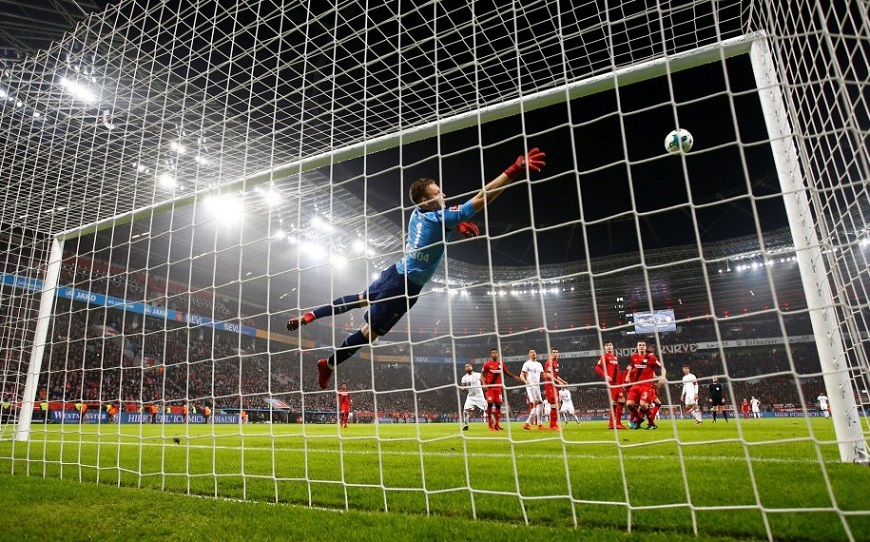
#> input picture Material_TPs/TP2/golazo.jpg, 870 x 542 px, found by its file name
$ jupyter execute --allow-errors TP2_Bruno_Rais.ipynb
#> lines starting #> are read from the running program, lines starting #| are printed output that depends on the picture
[cell 1]
import numpy as np
import cv2 as cv
import matplotlib.pyplot as plt

#### Parte 1

[cell 2]
def create_gauss_filter(h, w, k_size, sigma):
    nucleo_g = cv.getGaussianKernel(ksize=k_size, sigma=sigma)
    kernelGauss = nucleo_g * nucleo_g.T
    nx = (w-k_size)//2
    ny = (h-k_size)//2
    for i in range(0,nx):
        kernelGauss =  np.insert(kernelGauss, 0, np.zeros(k_size), axis =1)
        kernelGauss =  np.insert(kernelGauss, kernelGauss.shape[1], np.zeros(k_size), axis =1)
    if (w-k_size)%2==1:
        kernelGauss =  np.insert(kernelGauss, 0, np.zeros(k_size), axis =1)
    for i in range(0,ny):
        kernelGauss =  np.insert(kernelGauss, 0, np.zeros(kernelGauss.shape[1]), axis = 0)
        kernelGauss =  np.insert(kernelGauss, kernelGauss.shape[0], np.zeros(kernelGauss.shape[1]), axis =0)
    if (h-k_size)%2==1:
        kernelGauss =  np.insert(kernelGauss, 0, np.zeros(kernelGauss.shape[1]), axis = 0)
    gauss_filter_fourier = np.fft.fft2(kernelGauss)
    #gauss_filter_fourier = np.fft.fftshift(gauss_filter_fourier)
    return kernelGauss, gauss_filter_fourier

[cell 3]
img = cv.imread('/Users/brunorais/EspecializacionIA/vision_computadora_I/Material_TPs/TP2/golazo.jpg', cv.IMREAD_GRAYSCALE)
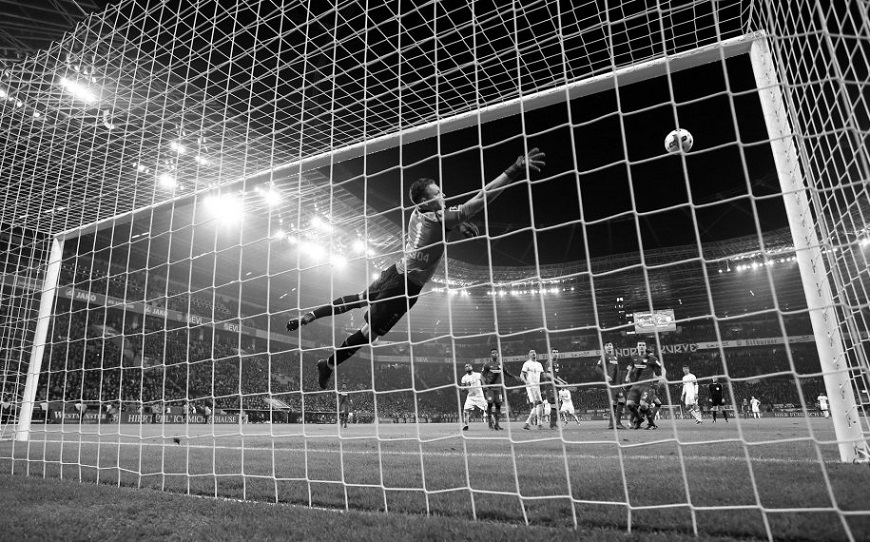
#> img: shape (542, 870); min 0, max 255, mean 94.9
plt.imshow(img, cmap='gray')
plt.show()

[cell 4]
kernel, kernel_tf = create_gauss_filter(img.shape[0],img.shape[1], 400, sigma=2)

plt.figure(figsize=(12,12))
plt.subplot(1,2,1)
plt.axis('off')
plt.title("Kernel Gausiano")
plt.imshow(kernel, cmap='jet')
plt.subplot(1,2,2)
plt.axis('off')
plt.title("FFT del kernel")
tf_shifted = np.fft.fftshift(kernel_tf)
plt.imshow(np.abs(tf_shifted), cmap='jet')
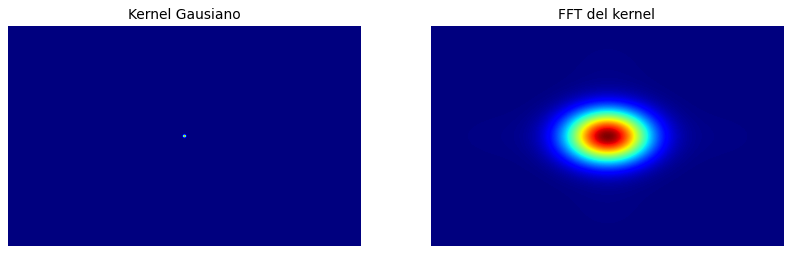
#> figure drawn by matplotlib, 2 panels

[cell 5]
kernel, kernel_tf = create_gauss_filter(img.shape[0],img.shape[1], 200, sigma=2)

plt.figure(figsize=(12,12))
plt.subplot(1,2,1)
plt.axis('off')
plt.title("Kernel Gausiano")
plt.imshow(kernel, cmap='jet')
plt.subplot(1,2,2)
plt.axis('off')
plt.title("FFT del kernel")
tf_shifted = np.fft.fftshift(kernel_tf)
plt.imshow(np.abs(tf_shifted), cmap='jet')

[cell 6]
kernel, kernel_tf = create_gauss_filter(img.shape[0],img.shape[1], 100, sigma=2)

plt.figure(figsize=(12,12))
plt.subplot(1,2,1)
plt.axis('off')
plt.title("Kernel Gausiano")
plt.imshow(kernel, cmap='jet')
plt.subplot(1,2,2)
plt.axis('off')
plt.title("FFT del kernel")
tf_shifted = np.fft.fftshift(kernel_tf)
plt.imshow(np.abs(tf_shifted), cmap='jet')

[cell 7]
kernel, kernel_tf = create_gauss_filter(img.shape[0],img.shape[1], 400, sigma=1)

plt.figure(figsize=(12,12))
plt.subplot(1,2,1)
plt.axis('off')
plt.title("Kernel Gausiano")
plt.imshow(kernel, cmap='jet')
plt.subplot(1,2,2)
plt.axis('off')
plt.title("FFT del kernel")
tf_shifted = np.fft.fftshift(kernel_tf)
plt.imshow(np.abs(tf_shifted), cmap='jet')
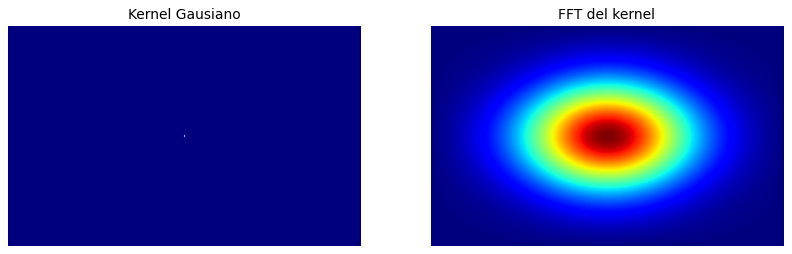
#> figure drawn by matplotlib, 2 panels

[cell 8]
kernel, kernel_tf = create_gauss_filter(img.shape[0],img.shape[1], 200, sigma=1)

plt.figure(figsize=(12,12))
plt.subplot(1,2,1)
plt.axis('off')
plt.title("Kernel Gausiano")
plt.imshow(kernel, cmap='jet')
plt.subplot(1,2,2)
plt.axis('off')
plt.title("FFT del kernel")
tf_shifted = np.fft.fftshift(kernel_tf)
plt.imshow(np.abs(tf_shifted), cmap='jet')

[cell 9]
kernel, kernel_tf = create_gauss_filter(img.shape[0],img.shape[1], 100, sigma=1)

plt.figure(figsize=(12,12))
plt.subplot(1,2,1)
plt.axis('off')
plt.title("Kernel Gausiano")
plt.imshow(kernel, cmap='jet')
plt.subplot(1,2,2)
plt.axis('off')
plt.title("FFT del kernel")
tf_shifted = np.fft.fftshift(kernel_tf)
plt.imshow(np.abs(tf_shifted), cmap='jet')

[cell 10]
kernel, kernel_tf = create_gauss_filter(img.shape[0],img.shape[1], 400, sigma=0.5)

plt.figure(figsize=(12,12))
plt.subplot(1,2,1)
plt.axis('off')
plt.title("Kernel Gausiano")
plt.imshow(kernel, cmap='jet')
plt.subplot(1,2,2)
plt.axis('off')
plt.title("FFT del kernel")
tf_shifted = np.fft.fftshift(kernel_tf)
plt.imshow(np.abs(tf_shifted), cmap='jet')
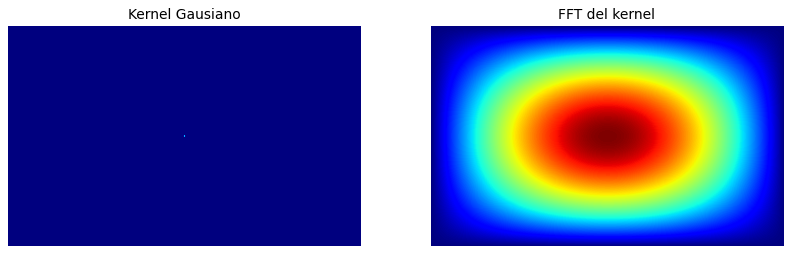
#> figure drawn by matplotlib, 2 panels

[cell 11]
kernel, kernel_tf = create_gauss_filter(img.shape[0],img.shape[1], 200, sigma=0.5)

plt.figure(figsize=(12,12))
plt.subplot(1,2,1)
plt.axis('off')
plt.title("Kernel Gausiano")
plt.imshow(kernel, cmap='jet')
plt.subplot(1,2,2)
plt.axis('off')
plt.title("FFT del kernel")
tf_shifted = np.fft.fftshift(kernel_tf)
plt.imshow(np.abs(tf_shifted), cmap='jet')

[cell 12]
kernel, kernel_tf = create_gauss_filter(img.shape[0],img.shape[1], 100, sigma=0.5)

plt.figure(figsize=(12,12))
plt.subplot(1,2,1)
plt.axis('off')
plt.title("Kernel Gausiano")
plt.imshow(kernel, cmap='jet')
plt.subplot(1,2,2)
plt.axis('off')
plt.title("FFT del kernel")
tf_shifted = np.fft.fftshift(kernel_tf)
plt.imshow(np.abs(tf_shifted), cmap='jet')

#> (a cell that did not finish here is left out)

Ejercicio 2

[cell 14]
result = cv.GaussianBlur(img, ksize=(5, 5), sigmaX=100)
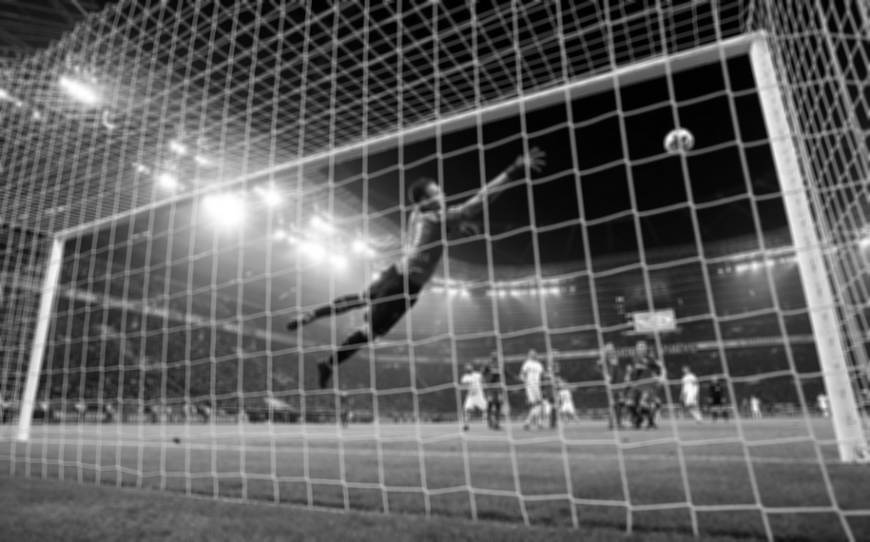
#> result: shape (542, 870); min 0, max 255, mean 94.9
plt.imshow(result, cmap='gray')
plt.show()
